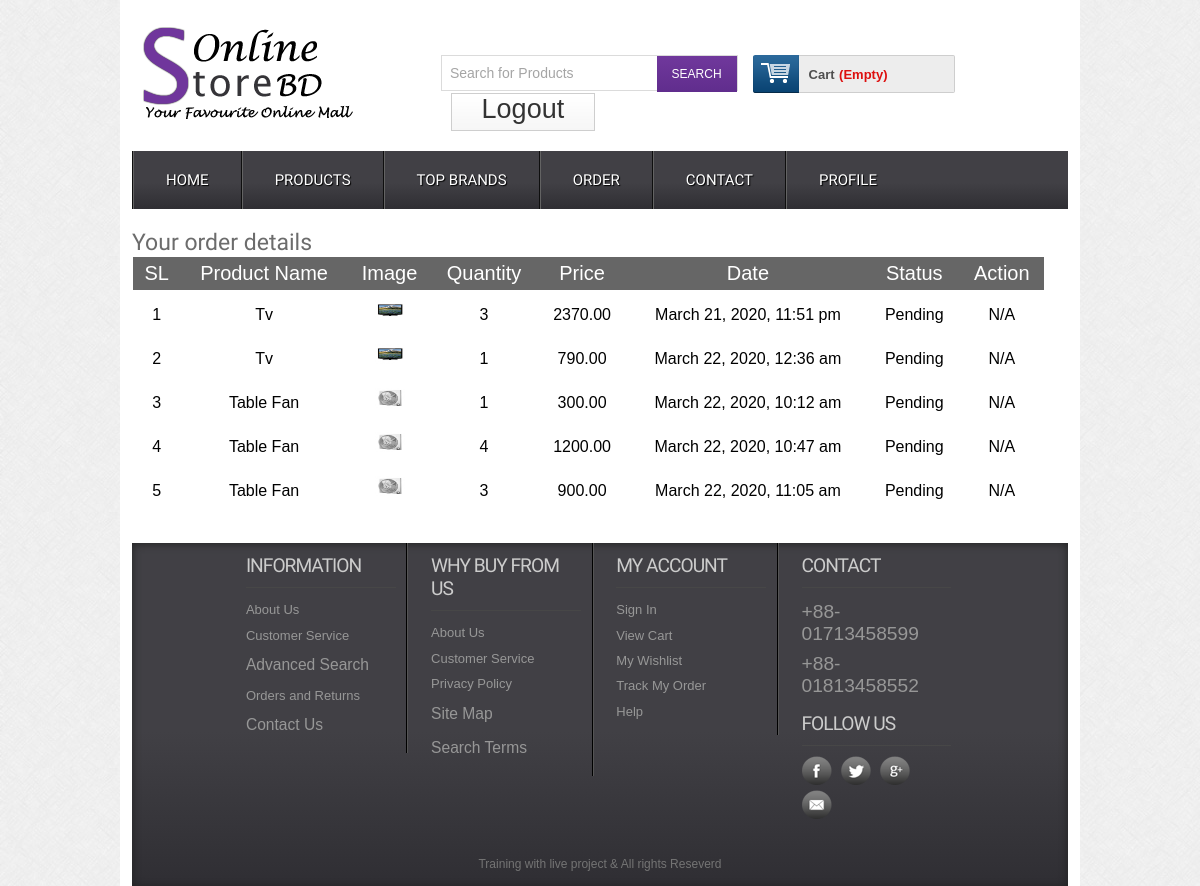
Screenshot of /orders.php (signed in) with the database file from the repository.
### tables this page shows
CREATE TABLE `orders` (
  `id` int(11) NOT NULL,
  `user_id` int(11) NOT NULL,
  `product_id` int(11) NOT NULL,
  `product_name` varchar(255) NOT NULL,
  `quantity` int(11) NOT NULL,
  `price` float(10,2) NOT NULL,
  `image` varchar(255) NOT NULL,
  `date` datetime NOT NULL DEFAULT current_timestamp(),
  `status` int(11) NOT NULL DEFAULT 0
);

### classess/Cart.php (called while the page is built, shortened)
<?php
    $filePath = realpath(dirname(__FILE__));
    include_once ($filePath.'/../lib/Database.php');
    include_once ($filePath.'/../helpers/Format.php');
?>
<?php
    class Cart
    {
        private $db;
        public function __construct()
        {
            $this->db       = new Database();
        }
        public function get_order_product($id)
        {
            $query      = "SELECT * FROM orders WHERE user_id = '$id' ORDER BY product_id DESC";
            $result     = $this->db->select($query);
            return $result;
        }
    }

### lib/Database.php (called while the page is built, shortened)
<?php
    class Database
    {
        public $host        = DB_HOST;
        public $username    = DB_USERNAME;
        public $password    = DB_PASSWORD;
        public $dbname      = DB_NAME;
        public $link;
        private function connectDB()
        {
            $this -> link   = new mysqli(
                $this -> host,
                $this -> username,
                $this -> password,
                $this -> dbname
            );
        }
        public function select($query)
        {
            $result     = $this -> link -> query($query) or
            die($this -> link -> error.__LINE__);
            if($result -> num_rows > 0)
            {
                return $result;
            }
            else
            {
                return false;
            }
        }
    }

### lib/Session.php (called while the page is built, shortened)
<?php
    class Session
    {
        public static function get($key)
        {
            if (isset($_SESSION[$key]))
            {
                return $_SESSION[$key];
            }
            else
            {
                return false;
            }
        }
    }
?>

### helpers/Format.php (called while the page is built, shortened)
<?php
    class Format
    {
        public function formatDate($date)
        {
            return date('F j, Y, g:i a', strtotime($date));
        }
    }

### orders.php (the view, shortened to what this page needs)
<?php require "inc/header.php"; ?>
<?php
    $user_id    = Session::get("id");
    $product        = $cart -> get_order_product($user_id);
?>
<div class="main">
    <div class="content">
	    <div class="section group">
            <div class="order">
                <h2 >
                    Your order details
                </h2>
                <table class="tblone" style="width: 100%;">
                            <tr>
                                <th>SL</th>
                                <th>Product Name</th>
                                <th>Image</th>
                                <th>Quantity </th>
                                <th>Price</th>
                                <th>Date</th>
                                <th>Status</th>
                                <th>Action</th>
                            </tr>
							<?php
								if($product)
								{
									$i = 0;
									while($data = $product->fetch_assoc())
									{
										$i++;
							?>
							<tr>
								<td><?= $i?></td>
								<td><?= $data['product_name']; ?></td>
								<td><img src="admin/<?= $data['image']; ?>" alt=""/></td>
								<td><?= $data['quantity']; ?></td>
                                <td>
                                    <?php
                                        echo  $data['price'];
                                    ?>
                                </td>
                                <td>
                                    <?php echo $format->formatDate($data['date']); ?>
                                </td>
                                <td>
                                    <?php
                                        if($data['status'] == '0')
                                        {
                                            echo "Pending";
                                        }
                                        elseif($data['status'] == '1')
                                        {?>
                                            <a href="?confirm=<?= $user_id; ?>&price=<?= $data['price']; ?>&date=<?= $data['date']; ?>">Shifted</a>
                                        <?php
                                        }
                                        else
                                        {
                                            echo "Confirm";
                                        }
                                    ?>
                                </td>
                                <td>
                                    <?php
                                        if($data['status'] == '2')
                                        {?>
                                        <a href="?delShift=<?= $user_id; ?>&price=<?= $data['price']; ?>&date=<?= $data['date']; ?>" onClick="window.location.reload()">X</a>
                                            <?php
                                        }
                                        else
                                        {
                                            echo "N/A";
                                        }
                                    ?>
                                </td>
                                <td>
                                </td>
							</tr>
							<?php
									}
								}
							?>
						</table>
            </div>
		</div>
    </div>
 </div>
<?php require 'inc/footer.php'; ?>

### css/style.css (style rules this page uses)
html,body,div,span,applet,object,iframe,h1,h2,h3,h4,h5,h6,p,blockquote,pre,a,abbr,acronym,address,big,cite,code,del,dfn,em,img,ins,kbd,q,s,samp,small,strike,strong,sub,sup,tt,var,b,u,i,dl,dt,dd,ol,nav ul,nav li,fieldset,form,label,legend,table,caption,tbody,tfoot,thead,tr,th,td,article,aside,canvas,details,embed,figure,figcaption,footer,header,hgroup,menu,nav,output,ruby,section,summary,time,mark,audio,video { margin:0;padding:0;border:0;font-size:100%;font:inherit;vertical-align:baseline; }
table { border-collapse:collapse;border-spacing:0; }
img { max-width:100%; }
body { font-family:Arial, Helvetica, sans-serif; background:url(../images/body_bg3.jpg); }
.section { clear: both; padding: 0px; margin: 0px; }
.group:before, .group:after { content:""; display:table; }
.group:after { clear:both; }
.group { zoom:1; }
.content { padding:20px 0; background:#FFF; }
.content h2 { font-size:23px; color:#6C6C6C; font-family: 'Monda', sans-serif; }
.tblone { border: 1px solid #fff; margin-bottom: 12px; width: 100%; }
.tblone th { background: #666 none repeat scroll 0 0; color: #fff; font-size: 20px; padding: 5px 8px; text-align: center; }
.tblone td { padding:10px;text-align:center; }
table.tblone img { height: 20px; width: 30px; }

### rows the page displays
orders: product_name "Tv", image (picture), quantity "3", price "2370.00", date "March 21, 2020, 11:51 pm", status "Pending"
orders: product_name "Tv", image (picture), quantity "1", price "790.00", date "March 22, 2020, 12:36 am", status "Pending"
orders: product_name "Table Fan", image (picture), quantity "1", price "300.00", date "March 22, 2020, 10:12 am", status "Pending"
orders: product_name "Table Fan", image (picture), quantity "4", price "1200.00", date "March 22, 2020, 10:47 am", status "Pending"
orders: product_name "Table Fan", image (picture), quantity "3", price "900.00", date "March 22, 2020, 11:05 am", status "Pending"
